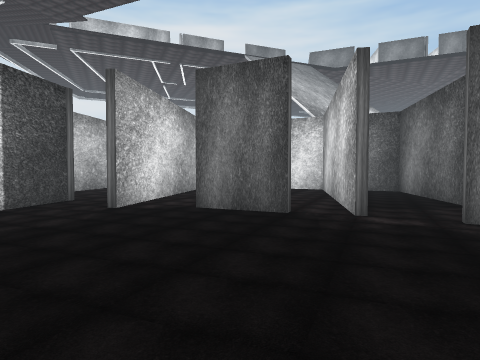
[1] (above)

21 first-person views from a walk through a Unity game level. The camera is 1.3 m above the floor, tilts 2° down and sees 75° across. The floor is counted in squares, 2 m on a side. Each view is taken from the middle of a square. On the plan, view 1 faces up. The plan holds only what a view shows up to about 10 squares ahead; the rest is blank. The place goes on beyond the plan.

[2]
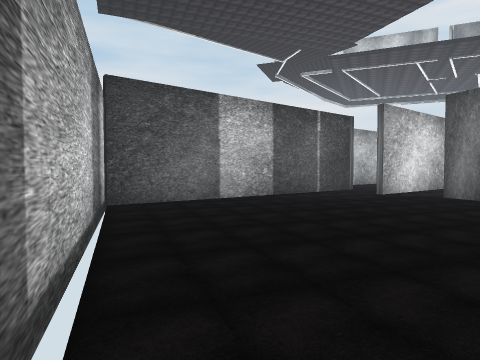

[3]
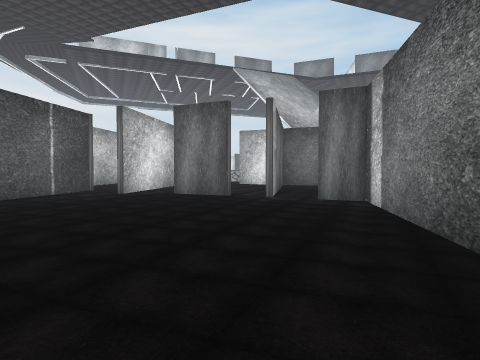

[4]
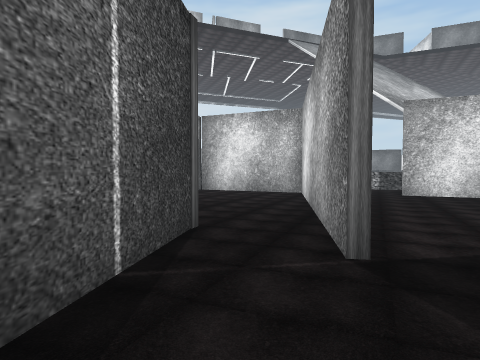

[5]
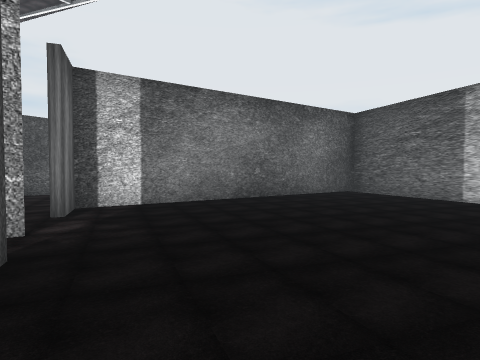

[6]
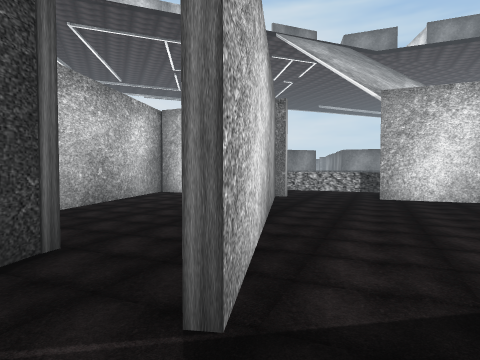

[7]
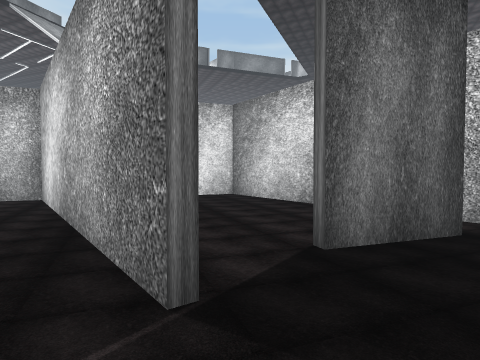

[8]
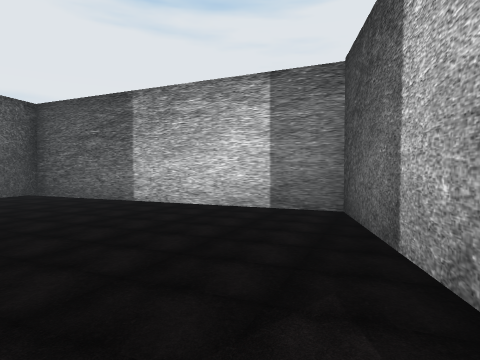

[9]
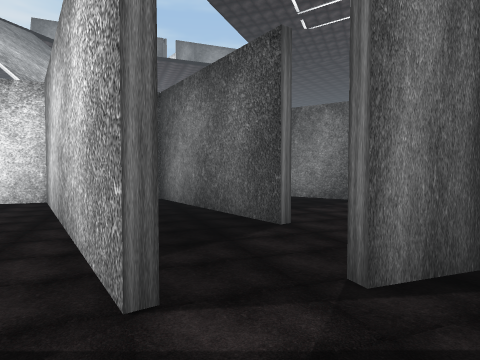

[10]
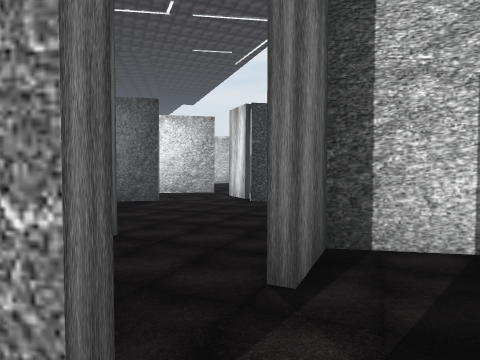

[11]
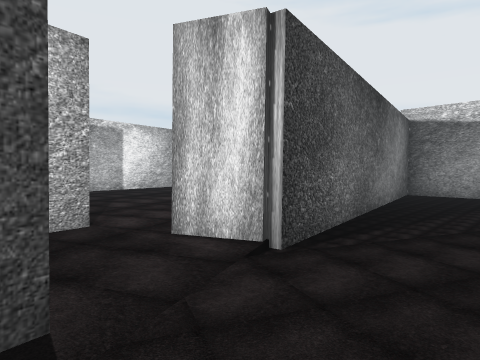

[12]
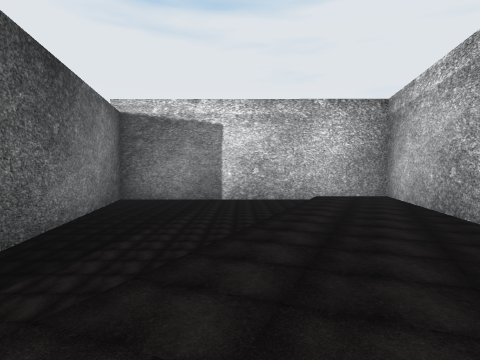

[13]
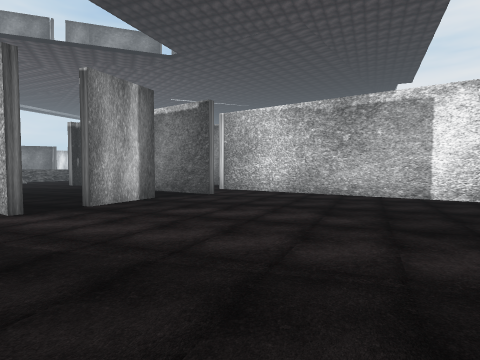

[14]
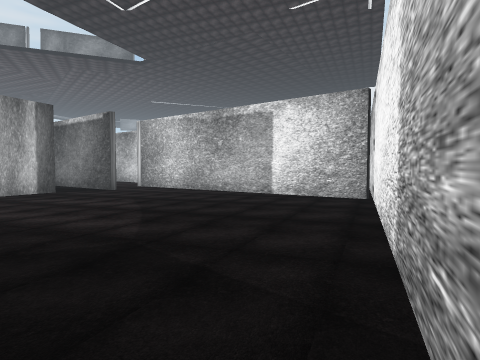

[15]
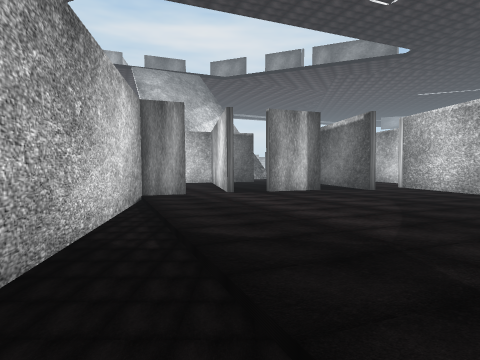

[16]
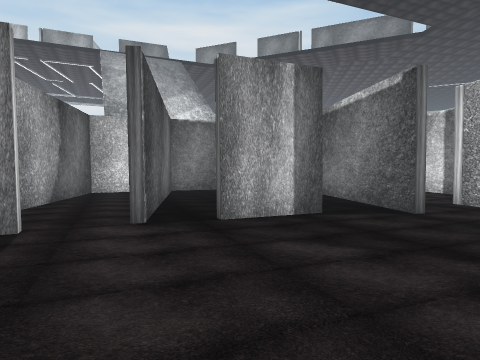

[17]
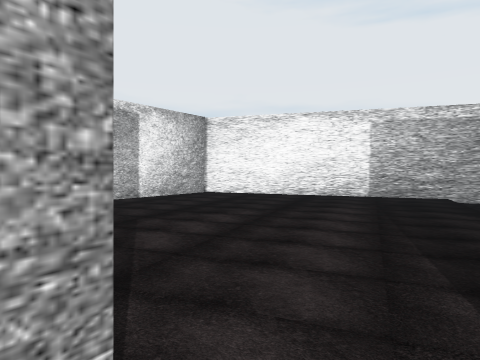

[18]
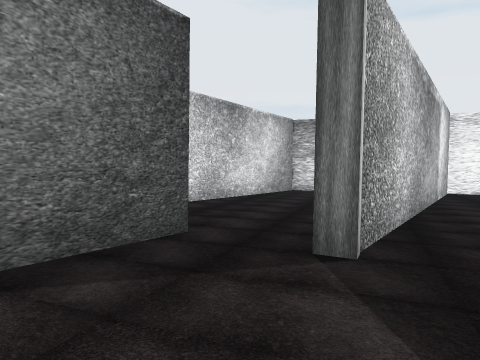

[19]
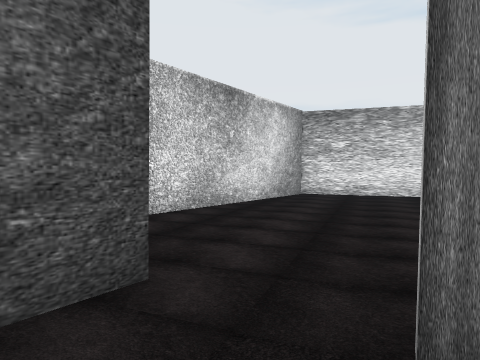

[20]
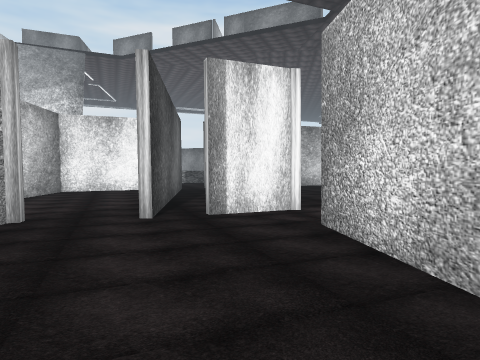

[21]
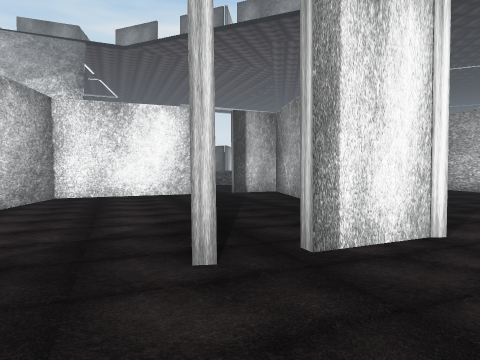

### Floor plan
Ten units are one square. View 1 is at (0, 0); x grows to the right and y downward. Boxes are objects, and circles mark ways between rooms. Rooms are numbered by the first view taken in them; rooms with no view inside come last. Other rooms are left out.
<svg viewBox="-54 -146 255 191">
<path fill="none" stroke="#000" d="M8 -46 -8 -53M16 -42 26 -99 9 -107M-22 -52 -20 -64M39 -52 46 -91M23 -69 18 -43M-35 -65 -46 8M-49 7 22 40 36 -33 26 -38M-12 -114 -21 -51M32 -4 25 35 89 35 77 -38 87 -43M74 -56 71 -74M97 -47 93 -69M123 -57 107 -50M135 -55 134 -64M88 -41 79 -37 87 13M159 6 150 -68M101 32 163 5M165 -86 163 -100M150 -68 154 -70M158 -131 129 -119 132 -99M167 -70 165 -86M188 -80 175 -74M163 5 196 -10 190 -67M161 -130 169 -70M183 -118 180 -141 168 -136"/>
<circle cx="40" cy="-45" r="3" fill="#2a7"/>
<circle cx="80" cy="-50" r="3" fill="#2a7"/>
<circle cx="160" cy="-80" r="3" fill="#2a7"/>
<text x="0" y="-30">1</text>
<text x="60" y="-20">2</text>
<text x="120" y="-20">3</text>
<text x="150" y="-100">4</text>
<text x="170" y="-40">5</text>
<text x="170" y="-130">6</text>
</svg>
Room 1 opens to room 2. Room 2 opens to room 3. Room 4 opens to room 5.

Where each view was taken, in squares from view 1:
view 1: 0 up, 0 right, facing up
view 2: 3 down, 1 right, facing up-left
view 3: 3 down, 1 right, facing up
view 4: 3 up, 3 left, facing up
view 5: 5 up, 2 left, facing down-right
view 6: 4 up, 2 left, facing up
view 7: 4 up, 3 left, facing up-right
view 8: 4 up, 3 left, facing down
view 9: 3 up, 1 right, facing up-right
view 10: 4 up, 1 right, facing right
view 11: 6 up, 6 right, facing down-right
view 12: 4 up, 6 right, facing down
view 13: 0 up, 9 right, facing up-right
view 14: 3 down, 10 right, facing up-right
view 15: 3 down, 10 right, facing up
view 16: 1 up, 11 right, facing up
view 17: 5 up, 9 right, facing down-right
view 18: 9 up, 14 right, facing down-right
view 19: 8 up, 15 right, facing down-right
view 20: 3 up, 18 right, facing up
view 21: 5 up, 17 right, facing up
